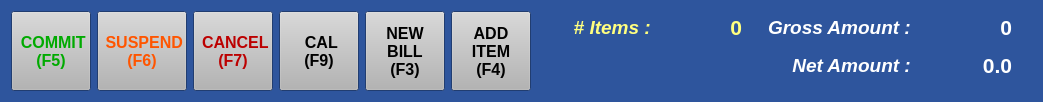
    <widget class="QWidget" name="widget_2" native="true">
     <property name="palette">
      <palette>
       <active>
        <colorrole role="WindowText">
         <brush brushstyle="SolidPattern">
          <color alpha="255">
           <red>0</red>
           <green>0</green>
           <blue>0</blue>
          </color>
         </brush>
        </colorrole>
        <colorrole role="Button">
         <brush brushstyle="SolidPattern">
          <color alpha="255">
           <red>180</red>
           <green>180</green>
           <blue>180</blue>
          </color>
         </brush>
        </colorrole>
        <colorrole role="Light">
         <brush brushstyle="SolidPattern">
          <color alpha="255">
           <red>255</red>
           <green>255</green>
           <blue>255</blue>
          </color>
         </brush>
        </colorrole>
        <colorrole role="Midlight">
         <brush brushstyle="SolidPattern">
          <color alpha="255">
           <red>217</red>
           <green>217</green>
           <blue>217</blue>
          </color>
         </brush>
        </colorrole>
        <colorrole role="Dark">
         <brush brushstyle="SolidPattern">
          <color alpha="255">
           <red>90</red>
           <green>90</green>
           <blue>90</blue>
          </color>
         </brush>
        </colorrole>
        <colorrole role="Mid">
         <brush brushstyle="SolidPattern">
          <color alpha="255">
           <red>120</red>
           <green>120</green>
           <blue>120</blue>
          </color>
         </brush>
        </colorrole>
        <colorrole role="Text">
         <brush brushstyle="SolidPattern">
          <color alpha="255">
           <red>0</red>
           <green>0</green>
           <blue>0</blue>
          </color>
         </brush>
        </colorrole>
        <colorrole role="BrightText">
         <brush brushstyle="SolidPattern">
          <color alpha="255">
           <red>255</red>
           <green>255</green>
           <blue>255</blue>
          </color>
         </brush>
        </colorrole>
        <colorrole role="ButtonText">
         <brush brushstyle="SolidPattern">
          <color alpha="255">
           <red>0</red>
           <green>0</green>
           <blue>0</blue>
          </color>
         </brush>
        </colorrole>
        <colorrole role="Base">
         <brush brushstyle="SolidPattern">
          <color alpha="255">
           <red>255</red>
           <green>255</green>
           <blue>255</blue>
          </color>
         </brush>
        </colorrole>
        <colorrole role="Window">
         <brush brushstyle="SolidPattern">
          <color alpha="255">
           <red>46</red>
           <green>85</green>
           <blue>157</blue>
          </color>
         </brush>
        </colorrole>
        <colorrole role="Shadow">
         <brush brushstyle="SolidPattern">
          <color alpha="255">
           <red>0</red>
           <green>0</green>
           <blue>0</blue>
          </color>
         </brush>
        </colorrole>
        <colorrole role="AlternateBase">
         <brush brushstyle="SolidPattern">
          <color alpha="255">
           <red>217</red>
           <green>217</green>
           <blue>217</blue>
          </color>
         </brush>
        </colorrole>
        <colorrole role="ToolTipBase">
         <brush brushstyle="SolidPattern">
          <color alpha="255">
           <red>255</red>
           <green>255</green>
           <blue>220</blue>
          </color>
         </brush>
        </colorrole>
        <colorrole role="ToolTipText">
         <brush brushstyle="SolidPattern">
          <color alpha="255">
           <red>0</red>
           <green>0</green>
           <blue>0</blue>
          </color>
         </brush>
        </colorrole>
       </active>
       <inactive>
        <colorrole role="WindowText">
         <brush brushstyle="SolidPattern">
          <color alpha="255">
           <red>0</red>
           <green>0</green>
           <blue>0</blue>
          </color>
         </brush>
        </colorrole>
        <colorrole role="Button">
         <brush brushstyle="SolidPattern">
          <color alpha="255">
           <red>180</red>
           <green>180</green>
           <blue>180</blue>
          </color>
         </brush>
        </colorrole>
        <colorrole role="Light">
         <brush brushstyle="SolidPattern">
          <color alpha="255">
           <red>255</red>
           <green>255</green>
           <blue>255</blue>
          </color>
         </brush>
        </colorrole>
        <colorrole role="Midlight">
         <brush brushstyle="SolidPattern">
          <color alpha="255">
           <red>217</red>
           <green>217</green>
           <blue>217</blue>
          </color>
         </brush>
        </colorrole>
        <colorrole role="Dark">
         <brush brushstyle="SolidPattern">
          <color alpha="255">
           <red>90</red>
           <green>90</green>
           <blue>90</blue>
          </color>
         </brush>
        </colorrole>
        <colorrole role="Mid">
         <brush brushstyle="SolidPattern">
          <color alpha="255">
           <red>120</red>
           <green>120</green>
           <blue>120</blue>
          </color>
         </brush>
        </colorrole>
        <colorrole role="Text">
         <brush brushstyle="SolidPattern">
          <color alpha="255">
           <red>0</red>
           <green>0</green>
           <blue>0</blue>
          </color>
         </brush>
        </colorrole>
        <colorrole role="BrightText">
         <brush brushstyle="SolidPattern">
          <color alpha="255">
           <red>255</red>
           <green>255</green>
           <blue>255</blue>
          </color>
         </brush>
        </colorrole>
        <colorrole role="ButtonText">
         <brush brushstyle="SolidPattern">
          <color alpha="255">
           <red>0</red>
           <green>0</green>
           <blue>0</blue>
          </color>
         </brush>
        </colorrole>
        <colorrole role="Base">
         <brush brushstyle="SolidPattern">
          <color alpha="255">
           <red>255</red>
           <green>255</green>
           <blue>255</blue>
          </color>
         </brush>
        </colorrole>
        <colorrole role="Window">
         <brush brushstyle="SolidPattern">
          <color alpha="255">
           <red>46</red>
           <green>85</green>
           <blue>157</blue>
          </color>
         </brush>
        </colorrole>
        <colorrole role="Shadow">
         <brush brushstyle="SolidPattern">
          <color alpha="255">
           <red>0</red>
           <green>0</green>
           <blue>0</blue>
          </color>
         </brush>
        </colorrole>
        <colorrole role="AlternateBase">
         <brush brushstyle="SolidPattern">
          <color alpha="255">
           <red>217</red>
           <green>217</green>
           <blue>217</blue>
          </color>
         </brush>
        </colorrole>
        <colorrole role="ToolTipBase">
         <brush brushstyle="SolidPattern">
          <color alpha="255">
           <red>255</red>
           <green>255</green>
           <blue>220</blue>
          </color>
         </brush>
        </colorrole>
        <colorrole role="ToolTipText">
         <brush brushstyle="SolidPattern">
          <color alpha="255">
           <red>0</red>
           <green>0</green>
           <blue>0</blue>
          </color>
         </brush>
        </colorrole>
       </inactive>
       <disabled>
        <colorrole role="WindowText">
         <brush brushstyle="SolidPattern">
          <color alpha="255">
           <red>90</red>
           <green>90</green>
           <blue>90</blue>
          </color>
         </brush>
        </colorrole>
        <colorrole role="Button">
         <brush brushstyle="SolidPattern">
          <color alpha="255">
           <red>180</red>
           <green>180</green>
           <blue>180</blue>
          </color>
         </brush>
        </colorrole>
        <colorrole role="Light">
         <brush brushstyle="SolidPattern">
          <color alpha="255">
           <red>255</red>
           <green>255</green>
           <blue>255</blue>
          </color>
         </brush>
        </colorrole>
        <colorrole role="Midlight">
         <brush brushstyle="SolidPattern">
          <color alpha="255">
           <red>217</red>
           <green>217</green>
           <blue>217</blue>
          </color>
         </brush>
        </colorrole>
        <colorrole role="Dark">
         <brush brushstyle="SolidPattern">
          <color alpha="255">
           <red>90</red>
           <green>90</green>
           <blue>90</blue>
          </color>
         </brush>
        </colorrole>
        <colorrole role="Mid">
         <brush brushstyle="SolidPattern">
          <color alpha="255">
           <red>120</red>
           <green>120</green>
           <blue>120</blue>
          </color>
         </brush>
        </colorrole>
        <colorrole role="Text">
         <brush brushstyle="SolidPattern">
          <color alpha="255">
           <red>90</red>
           <green>90</green>
           <blue>90</blue>
          </color>
         </brush>
        </colorrole>
        <colorrole role="BrightText">
         <brush brushstyle="SolidPattern">
          <color alpha="255">
           <red>255</red>
           <green>255</green>
           <blue>255</blue>
          </color>
         </brush>
        </colorrole>
        <colorrole role="ButtonText">
         <brush brushstyle="SolidPattern">
          <color alpha="255">
           <red>90</red>
           <green>90</green>
           <blue>90</blue>
          </color>
         </brush>
        </colorrole>
        <colorrole role="Base">
         <brush brushstyle="SolidPattern">
          <color alpha="255">
           <red>46</red>
           <green>85</green>
           <blue>157</blue>
          </color>
         </brush>
        </colorrole>
        <colorrole role="Window">
         <brush brushstyle="SolidPattern">
          <color alpha="255">
           <red>46</red>
           <green>85</green>
           <blue>157</blue>
          </color>
         </brush>
        </colorrole>
        <colorrole role="Shadow">
         <brush brushstyle="SolidPattern">
          <color alpha="255">
           <red>0</red>
           <green>0</green>
           <blue>0</blue>
          </color>
         </brush>
        </colorrole>
        <colorrole role="AlternateBase">
         <brush brushstyle="SolidPattern">
          <color alpha="255">
           <red>180</red>
           <green>180</green>
           <blue>180</blue>
          </color>
         </brush>
        </colorrole>
        <colorrole role="ToolTipBase">
         <brush brushstyle="SolidPattern">
          <color alpha="255">
           <red>255</red>
           <green>255</green>
           <blue>220</blue>
          </color>
         </brush>
        </colorrole>
        <colorrole role="ToolTipText">
         <brush brushstyle="SolidPattern">
          <color alpha="255">
           <red>0</red>
           <green>0</green>
           <blue>0</blue>
          </color>
         </brush>
        </colorrole>
       </disabled>
      </palette>
     </property>
     <property name="font">
      <font>
       <pointsize>10</pointsize>
      </font>
     </property>
     <property name="autoFillBackground">
      <bool>true</bool>
     </property>
     <layout class="QHBoxLayout" name="horizontalLayout_3">
      <item>
       <layout class="QHBoxLayout" name="horizontalLayout_2">
        <item>
         <widget class="QPushButton" name="commitButton">
          <property name="sizePolicy">
           <sizepolicy hsizetype="Minimum" vsizetype="Minimum">
            <horstretch>0</horstretch>
            <verstretch>0</verstretch>
           </sizepolicy>
          </property>
          <property name="minimumSize">
           <size>
            <width>0</width>
            <height>80</height>
           </size>
          </property>
          <property name="palette">
           <palette>
            <active>
             <colorrole role="ButtonText">
              <brush brushstyle="SolidPattern">
               <color alpha="255">
                <red>0</red>
                <green>170</green>
                <blue>0</blue>
               </color>
              </brush>
             </colorrole>
            </active>
            <inactive>
             <colorrole role="ButtonText">
              <brush brushstyle="SolidPattern">
               <color alpha="255">
                <red>0</red>
                <green>170</green>
                <blue>0</blue>
               </color>
              </brush>
             </colorrole>
            </inactive>
            <disabled>
             <colorrole role="ButtonText">
              <brush brushstyle="SolidPattern">
               <color alpha="255">
                <red>90</red>
                <green>90</green>
                <blue>90</blue>
               </color>
              </brush>
             </colorrole>
            </disabled>
           </palette>
          </property>
          <property name="font">
           <font>
            <family>Arial</family>
            <pointsize>12</pointsize>
            <weight>75</weight>
            <bold>true</bold>
           </font>
          </property>
          <property name="text">
           <string> COMMIT 
(F5)</string>
          </property>
         </widget>
        </item>
        <item>
         <widget class="QPushButton" name="suspendButton">
          <property name="sizePolicy">
           <sizepolicy hsizetype="Minimum" vsizetype="Minimum">
            <horstretch>0</horstretch>
            <verstretch>0</verstretch>
           </sizepolicy>
          </property>
          <property name="minimumSize">
           <size>
            <width>0</width>
            <height>80</height>
           </size>
          </property>
          <property name="palette">
           <palette>
            <active>
             <colorrole role="ButtonText">
              <brush brushstyle="SolidPattern">
               <color alpha="255">
                <red>255</red>
                <green>85</green>
                <blue>0</blue>
               </color>
              </brush>
             </colorrole>
            </active>
            <inactive>
             <colorrole role="ButtonText">
              <brush brushstyle="SolidPattern">
               <color alpha="255">
                <red>255</red>
                <green>85</green>
                <blue>0</blue>
               </color>
              </brush>
             </colorrole>
            </inactive>
            <disabled>
             <colorrole role="ButtonText">
              <brush brushstyle="SolidPattern">
               <color alpha="255">
                <red>90</red>
                <green>90</green>
                <blue>90</blue>
               </color>
              </brush>
             </colorrole>
            </disabled>
           </palette>
          </property>
          <property name="font">
           <font>
            <family>Arial</family>
            <pointsize>12</pointsize>
            <weight>75</weight>
            <bold>true</bold>
           </font>
          </property>
          <property name="text">
           <string> SUSPEND 
(F6)</string>
          </property>
         </widget>
        </item>
        <item>
         <widget class="QPushButton" name="cancelButton">
          <property name="sizePolicy">
           <sizepolicy hsizetype="Minimum" vsizetype="Minimum">
            <horstretch>0</horstretch>
            <verstretch>0</verstretch>
           </sizepolicy>
          </property>
          <property name="minimumSize">
           <size>
            <width>0</width>
            <height>80</height>
           </size>
          </property>
          <property name="baseSize">
           <size>
            <width>0</width>
            <height>0</height>
           </size>
          </property>
          <property name="palette">
           <palette>
            <active>
             <colorrole role="ButtonText">
              <brush brushstyle="SolidPattern">
               <color alpha="255">
                <red>188</red>
                <green>0</green>
                <blue>0</blue>
               </color>
              </brush>
             </colorrole>
            </active>
            <inactive>
             <colorrole role="ButtonText">
              <brush brushstyle="SolidPattern">
               <color alpha="255">
                <red>188</red>
                <green>0</green>
                <blue>0</blue>
               </color>
              </brush>
             </colorrole>
            </inactive>
            <disabled>
             <colorrole role="ButtonText">
              <brush brushstyle="SolidPattern">
               <color alpha="255">
                <red>90</red>
                <green>90</green>
                <blue>90</blue>
               </color>
              </brush>
             </colorrole>
            </disabled>
           </palette>
          </property>
          <property name="font">
           <font>
            <family>Arial</family>
            <pointsize>12</pointsize>
            <weight>75</weight>
            <bold>true</bold>
           </font>
          </property>
          <property name="text">
           <string> CANCEL 
(F7)</string>
          </property>
         </widget>
        </item>
        <item>
         <widget class="QPushButton" name="calButton">
          <property name="minimumSize">
           <size>
            <width>0</width>
            <height>80</height>
           </size>
          </property>
          <property name="font">
           <font>
            <family>Arial</family>
            <pointsize>12</pointsize>
            <weight>75</weight>
            <bold>true</bold>
           </font>
          </property>
          <property name="text">
           <string> CAL 
(F9)</string>
          </property>
         </widget>
        </item>
        <item>
         <widget class="QPushButton" name="newBillButton">
          <property name="minimumSize">
           <size>
            <width>0</width>
            <height>80</height>
           </size>
          </property>
          <property name="font">
           <font>
            <family>Arial</family>
            <pointsize>12</pointsize>
            <weight>75</weight>
            <bold>true</bold>
           </font>
          </property>
          <property name="autoFillBackground">
           <bool>false</bool>
          </property>
          <property name="text">
           <string>NEW
BILL
(F3)</string>
          </property>
         </widget>
        </item>
        <item>
         <widget class="QPushButton" name="addItemButton">
          <property name="minimumSize">
           <size>
            <width>0</width>
            <height>80</height>
           </size>
          </property>
          <property name="font">
           <font>
            <family>Arial</family>
            <pointsize>12</pointsize>
            <weight>75</weight>
            <bold>true</bold>
           </font>
          </property>
          <property name="text">
           <string>ADD
ITEM
(F4)</string>
          </property>
         </widget>
        </item>
       </layout>
      </item>
      <item>
       <spacer name="horizontalSpacer_4">
        <property name="orientation">
         <enum>Qt::Horizontal</enum>
        </property>
        <property name="sizeHint" stdset="0">
         <size>
          <width>36</width>
          <height>20</height>
         </size>
        </property>
       </spacer>
      </item>
      <item>
       <layout class="QFormLayout" name="formLayout_2">
        <property name="labelAlignment">
         <set>Qt::AlignRight|Qt::AlignTrailing|Qt::AlignVCenter</set>
        </property>
        <item row="0" column="0">
         <widget class="QLabel" name="label_9">
          <property name="sizePolicy">
           <sizepolicy hsizetype="Preferred" vsizetype="Preferred">
            <horstretch>0</horstretch>
            <verstretch>0</verstretch>
           </sizepolicy>
          </property>
          <property name="minimumSize">
           <size>
            <width>0</width>
            <height>32</height>
           </size>
          </property>
          <property name="palette">
           <palette>
            <active>
             <colorrole role="WindowText">
              <brush brushstyle="SolidPattern">
               <color alpha="255">
                <red>255</red>
                <green>255</green>
                <blue>127</blue>
               </color>
              </brush>
             </colorrole>
            </active>
            <inactive>
             <colorrole role="WindowText">
              <brush brushstyle="SolidPattern">
               <color alpha="255">
                <red>255</red>
                <green>255</green>
                <blue>127</blue>
               </color>
              </brush>
             </colorrole>
            </inactive>
            <disabled>
             <colorrole role="WindowText">
              <brush brushstyle="SolidPattern">
               <color alpha="255">
                <red>90</red>
                <green>90</green>
                <blue>90</blue>
               </color>
              </brush>
             </colorrole>
            </disabled>
           </palette>
          </property>
          <property name="font">
           <font>
            <family>Arial</family>
            <pointsize>14</pointsize>
            <weight>75</weight>
            <italic>true</italic>
            <bold>true</bold>
           </font>
          </property>
          <property name="text">
           <string># Items : </string>
          </property>
          <property name="alignment">
           <set>Qt::AlignRight|Qt::AlignTrailing|Qt::AlignVCenter</set>
          </property>
         </widget>
        </item>
        <item row="0" column="1">
         <widget class="QLabel" name="noOfItemLabel">
          <property name="minimumSize">
           <size>
            <width>80</width>
            <height>32</height>
           </size>
          </property>
          <property name="palette">
           <palette>
            <active>
             <colorrole role="WindowText">
              <brush brushstyle="SolidPattern">
               <color alpha="255">
                <red>255</red>
                <green>255</green>
                <blue>127</blue>
               </color>
              </brush>
             </colorrole>
            </active>
            <inactive>
             <colorrole role="WindowText">
              <brush brushstyle="SolidPattern">
               <color alpha="255">
                <red>255</red>
                <green>255</green>
                <blue>127</blue>
               </color>
              </brush>
             </colorrole>
            </inactive>
            <disabled>
             <colorrole role="WindowText">
              <brush brushstyle="SolidPattern">
               <color alpha="255">
                <red>90</red>
                <green>90</green>
                <blue>90</blue>
               </color>
              </brush>
             </colorrole>
            </disabled>
           </palette>
          </property>
          <property name="font">
           <font>
            <family>Arial</family>
            <pointsize>16</pointsize>
            <weight>75</weight>
            <bold>true</bold>
           </font>
          </property>
          <property name="text">
           <string>0</string>
          </property>
          <property name="alignment">
           <set>Qt::AlignRight|Qt::AlignTrailing|Qt::AlignVCenter</set>
          </property>
         </widget>
        </item>
        <item row="1" column="0">
         <spacer name="horizontalSpacer_6">
          <property name="orientation">
           <enum>Qt::Horizontal</enum>
          </property>
          <property name="sizeType">
           <enum>QSizePolicy::Minimum</enum>
          </property>
          <property name="sizeHint" stdset="0">
           <size>
            <width>40</width>
            <height>20</height>
           </size>
          </property>
         </spacer>
        </item>
        <item row="1" column="1">
         <spacer name="horizontalSpacer_7">
          <property name="orientation">
           <enum>Qt::Horizontal</enum>
          </property>
          <property name="sizeType">
           <enum>QSizePolicy::Minimum</enum>
          </property>
          <property name="sizeHint" stdset="0">
           <size>
            <width>40</width>
            <height>20</height>
           </size>
          </property>
         </spacer>
        </item>
       </layout>
      </item>
      <item>
       <spacer name="horizontalSpacer_8">
        <property name="orientation">
         <enum>Qt::Horizontal</enum>
        </property>
        <property name="sizeType">
         <enum>QSizePolicy::Fixed</enum>
        </property>
        <property name="sizeHint" stdset="0">
         <size>
          <width>20</width>
          <height>20</height>
         </size>
        </property>
       </spacer>
      </item>
      <item>
       <layout class="QFormLayout" name="formLayout">
        <property name="labelAlignment">
         <set>Qt::AlignRight|Qt::AlignTrailing|Qt::AlignVCenter</set>
        </property>
        <item row="0" column="0">
         <widget class="QLabel" name="label_7">
          <property name="sizePolicy">
           <sizepolicy hsizetype="Preferred" vsizetype="Preferred">
            <horstretch>0</horstretch>
            <verstretch>0</verstretch>
           </sizepolicy>
          </property>
          <property name="minimumSize">
           <size>
            <width>0</width>
            <height>32</height>
           </size>
          </property>
          <property name="palette">
           <palette>
            <active>
             <colorrole role="WindowText">
              <brush brushstyle="SolidPattern">
               <color alpha="255">
                <red>255</red>
                <green>255</green>
                <blue>255</blue>
               </color>
              </brush>
             </colorrole>
            </active>
            <inactive>
             <colorrole role="WindowText">
              <brush brushstyle="SolidPattern">
               <color alpha="255">
                <red>255</red>
                <green>255</green>
                <blue>255</blue>
               </color>
              </brush>
             </colorrole>
            </inactive>
            <disabled>
             <colorrole role="WindowText">
              <brush brushstyle="SolidPattern">
               <color alpha="255">
                <red>90</red>
                <green>90</green>
                <blue>90</blue>
               </color>
              </brush>
             </colorrole>
            </disabled>
           </palette>
          </property>
          <property name="font">
           <font>
            <family>Arial</family>
            <pointsize>14</pointsize>
            <weight>75</weight>
            <italic>true</italic>
            <bold>true</bold>
           </font>
          </property>
          <property name="text">
           <string>Gross Amount : </string>
          </property>
          <property name="alignment">
           <set>Qt::AlignRight|Qt::AlignTrailing|Qt::AlignVCenter</set>
          </property>
         </widget>
        </item>
        <item row="0" column="1">
         <widget class="QLabel" name="grossAmountLabel">
          <property name="minimumSize">
           <size>
            <width>90</width>
            <height>32</height>
           </size>
          </property>
          <property name="palette">
           <palette>
            <active>
             <colorrole role="WindowText">
              <brush brushstyle="SolidPattern">
               <color alpha="255">
                <red>255</red>
                <green>255</green>
                <blue>255</blue>
               </color>
              </brush>
             </colorrole>
            </active>
            <inactive>
             <colorrole role="WindowText">
              <brush brushstyle="SolidPattern">
               <color alpha="255">
                <red>255</red>
                <green>255</green>
                <blue>255</blue>
               </color>
              </brush>
             </colorrole>
            </inactive>
            <disabled>
             <colorrole role="WindowText">
              <brush brushstyle="SolidPattern">
               <color alpha="255">
                <red>90</red>
                <green>90</green>
                <blue>90</blue>
               </color>
              </brush>
             </colorrole>
            </disabled>
           </palette>
          </property>
          <property name="font">
           <font>
            <family>Arial</family>
            <pointsize>16</pointsize>
            <weight>75</weight>
            <bold>true</bold>
           </font>
          </property>
          <property name="text">
           <string>0</string>
          </property>
          <property name="alignment">
           <set>Qt::AlignRight|Qt::AlignTrailing|Qt::AlignVCenter</set>
          </property>
         </widget>
        </item>
        <item row="1" column="0">
         <widget class="QLabel" name="label_8">
          <property name="sizePolicy">
           <sizepolicy hsizetype="Preferred" vsizetype="Minimum">
            <horstretch>0</horstretch>
            <verstretch>0</verstretch>
           </sizepolicy>
          </property>
          <property name="minimumSize">
           <size>
            <width>0</width>
            <height>32</height>
           </size>
          </property>
          <property name="palette">
           <palette>
            <active>
             <colorrole role="WindowText">
              <brush brushstyle="SolidPattern">
               <color alpha="255">
                <red>255</red>
                <green>255</green>
                <blue>255</blue>
               </color>
              </brush>
             </colorrole>
            </active>
            <inactive>
             <colorrole role="WindowText">
              <brush brushstyle="SolidPattern">
               <color alpha="255">
                <red>255</red>
                <green>255</green>
                <blue>255</blue>
               </color>
              </brush>
             </colorrole>
            </inactive>
            <disabled>
             <colorrole role="WindowText">
              <brush brushstyle="SolidPattern">
               <color alpha="255">
                <red>90</red>
                <green>90</green>
                <blue>90</blue>
               </color>
              </brush>
             </colorrole>
            </disabled>
           </palette>
          </property>
          <property name="font">
           <font>
            <family>Arial</family>
            <pointsize>14</pointsize>
            <weight>75</weight>
            <italic>true</italic>
            <bold>true</bold>
           </font>
          </property>
          <property name="text">
           <string>Net Amount : </string>
          </property>
          <property name="alignment">
           <set>Qt::AlignRight|Qt::AlignTrailing|Qt::AlignVCenter</set>
          </property>
         </widget>
        </item>
        <item row="1" column="1">
         <widget class="QLabel" name="netAmountLabel">
          <property name="sizePolicy">
           <sizepolicy hsizetype="Preferred" vsizetype="Minimum">
            <horstretch>0</horstretch>
            <verstretch>0</verstretch>
           </sizepolicy>
          </property>
          <property name="minimumSize">
           <size>
            <width>90</width>
            <height>32</height>
           </size>
          </property>
          <property name="palette">
           <palette>
            <active>
             <colorrole role="WindowText">
              <brush brushstyle="SolidPattern">
               <color alpha="255">
                <red>255</red>
                <green>255</green>
                <blue>255</blue>
               </color>
              </brush>
             </colorrole>
            </active>
            <inactive>
             <colorrole role="WindowText">
              <brush brushstyle="SolidPattern">
               <color alpha="255">
                <red>255</red>
                <green>255</green>
                <blue>255</blue>
               </color>
              </brush>
             </colorrole>
            </inactive>
            <disabled>
             <colorrole role="WindowText">
              <brush brushstyle="SolidPattern">
               <color alpha="255">
                <red>90</red>
                <green>90</green>
                <blue>90</blue>
               </color>
              </brush>
             </colorrole>
            </disabled>
           </palette>
          </property>
          <property name="font">
           <font>
            <family>Arial</family>
            <pointsize>16</pointsize>
            <weight>75</weight>
            <bold>true</bold>
           </font>
          </property>
          <property name="text">
           <string>0.0</string>
          </property>
          <property name="alignment">
           <set>Qt::AlignRight|Qt::AlignTrailing|Qt::AlignVCenter</set>
          </property>
         </widget>
        </item>
       </layout>
      </item>
      <item>
       <spacer name="horizontalSpacer_5">
        <property name="orientation">
         <enum>Qt::Horizontal</enum>
        </property>
        <property name="sizeType">
         <enum>QSizePolicy::Fixed</enum>
        </property>
        <property name="sizeHint" stdset="0">
         <size>
          <width>20</width>
          <height>20</height>
         </size>
        </property>
       </spacer>
      </item>
     </layout>
    </widget>
